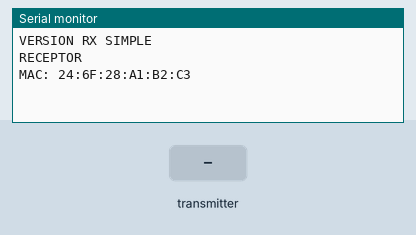
A sketch run on a simulated ESP32. Parts: the last lines printed to the serial monitor. The inputs (shaded band) are chosen by the test bench.

Above: at 2.3 s.
2.4 s: the transmitter starts sending grupo = 0
At 2.71 s:
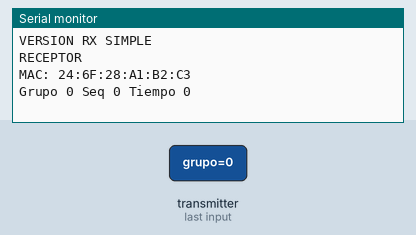
4.4 s: the transmitter starts sending secuencia = 1024
At 4.71 s:
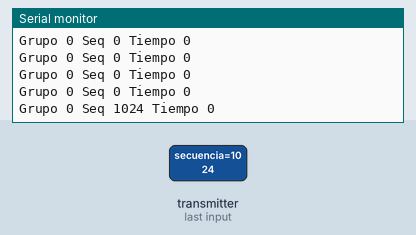
5.9 s: the transmitter starts sending timestamp = 1024
At 6.21 s:
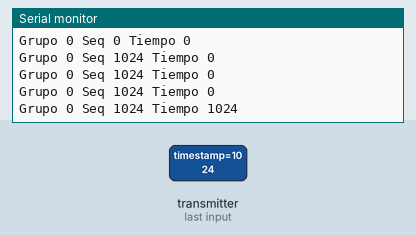
7.4 s: the transmitter starts sending grupo = 64
At 7.71 s:
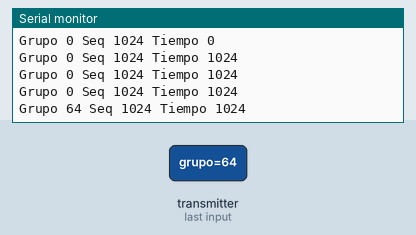
8.9 s: the transmitter starts sending secuencia = 0
At 9.21 s:
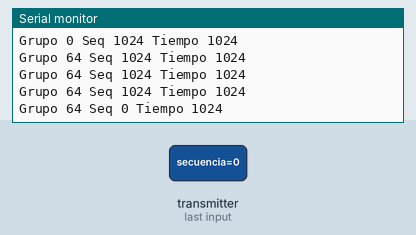
10.4 s: the transmitter starts sending timestamp = 0
At 10.71 s:
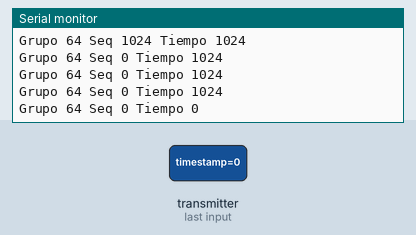

The sketch:

esp32_rx.ino
```cpp
#include <WiFi.h>
#include <esp_now.h>

typedef struct
{
  uint8_t grupo;
  uint32_t secuencia;
  uint32_t timestamp;
} Paquete;

void OnDataRecv(
  const esp_now_recv_info_t *info,
  const uint8_t *incomingData,
  int len)
{
  Paquete p;

  memcpy(&p,
         incomingData,
         sizeof(p));

  Serial.print("Grupo ");

  Serial.print(p.grupo);

  Serial.print(" Seq ");

  Serial.print(p.secuencia);

  Serial.print(" Tiempo ");

  Serial.println(p.timestamp);
}
void setup()
{
  Serial.begin(115200);
  Serial.println("VERSION RX SIMPLE");
  delay(1000);  // ← punto y coma agregado

  WiFi.mode(WIFI_STA);
  delay(100);   // ← espera que el stack WiFi esté listo

  Serial.println();
  Serial.println("RECEPTOR");
  Serial.print("MAC: ");
  Serial.println(WiFi.macAddress());

  if(esp_now_init() != ESP_OK)
  {
    Serial.println("Error ESP-NOW");
    return;
  }

  esp_now_register_recv_cb(OnDataRecv);
}


void loop()
{
}
```

Measured:
- after the input at 2.4 s, the serial monitor: prints a new line at once (image 1)
- after the input at 4.4 s, the serial monitor: prints a new line at once (image 2)
- after the input at 5.9 s, the serial monitor: prints a new line at once (image 3)
- after the input at 7.4 s, the serial monitor: prints a new line at once (image 4)
- after the input at 8.9 s, the serial monitor: prints a new line at once (image 5)
- after the input at 10.4 s, the serial monitor: prints a new line at once (image 6)
